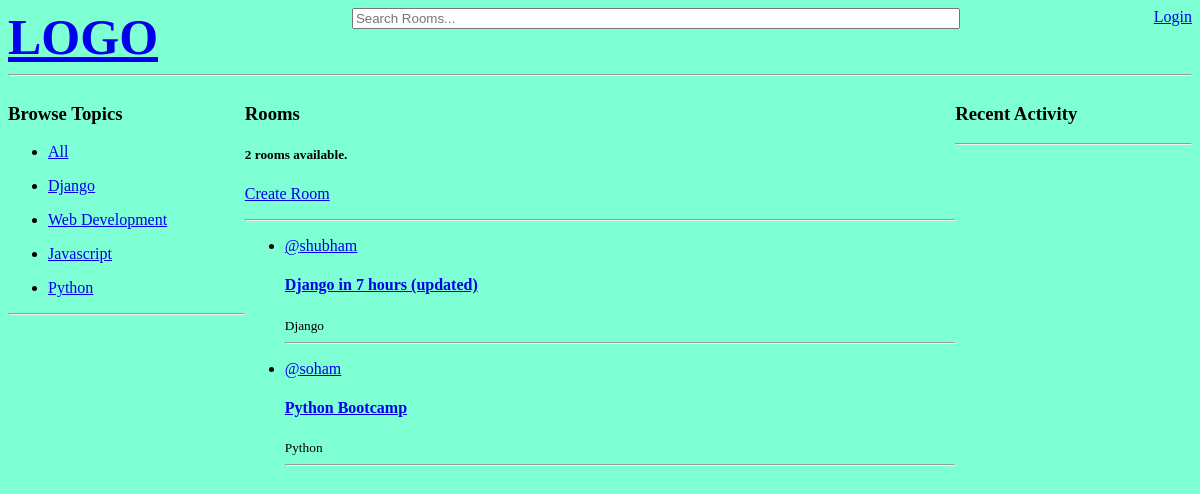
Page /?q=Python on the committed database.
### base/models.py (models this page shows, shortened)
class Topic(models.Model):
    name = models.CharField(max_length=200)
    def __str__(self):
        return self.name

class Room(models.Model):
    host = models.ForeignKey(User, on_delete=models.SET_NULL, null= True)
    topic = models.ForeignKey(Topic , on_delete=models.SET_NULL, null= True)
    name = models.CharField(max_length= 200)
    description = models.TextField(null=True, blank=True)
    participants = models.ManyToManyField(User, related_name='participants')
    updated = models.DateTimeField(auto_now=True)
    created = models.DateTimeField(auto_now_add=True)
    class Meta ():
        ordering = ['-updated', '-created']

### base/views.py (the view)
# urls.py: path('', views.home, name='home'),
def home(request):
    q = request.GET.get('q') if request.GET.get('q') != None else ''
    rooms = Room.objects.filter(
        Q(topic__name__icontains = q) |
        Q(name__icontains = q) |
        Q(description__icontains = q)
    )
    room_messages = Message.objects.filter(
        Q(Room__topic__name__icontains = q) |
        Q(Room__name__icontains = q)
    )
    rooms_count = rooms.count()
    topics = Topic.objects.all()
    context = {
        'rooms': rooms,
        'topics': topics,
        'rooms_count': rooms_count,
        'room_messages': room_messages,
        }
    return render(request, 'base/home.html',context)

### base/templates/base/home.html (shortened to what this page needs)
{% extends 'main.html' %}
{% block content %}
    <div class="home-container">
        <div class="browse_topics">
           {% include 'base/topics_component.html' %}
        </div>
            <div>
                <span><h3>Rooms</h3> <h5>{{rooms_count}} rooms available.</h5> <p><a href=" {% url 'create-room' %} ">Create Room</a> </p></span>
                {% include 'base/feed_component.html' %}
            </div>
        <div>
           {% include 'base/activity_component.html' %}
        </div>
    </div>
{% endblock %}

### base/templates/base/topics_component.html
<h3>Browse Topics</h3>
<div>
    <ul>
        <li>
            <a href="{% url 'home' %}">All</a>
        </li>
    </ul>
</div>
{% for topic in topics %}
    <div>
        <ul>
            <li>
                <a href="{% url 'home' %}?q={{topic.name}}">{{topic.name}}</a>
            </li>
        </ul>
    </div>
{% endfor %}
<hr>

### base/templates/base/feed_component.html (shortened to what this page needs)
<div>
    <hr>
    {% for room in rooms %}
        <ul>
            <li>
                <span><a href="{% url 'profile-page' room.host.id %}">@{{room.host}}</a>
                <h4><a href="{% url 'room' room.id %}">{{room.name}}</a></h4>
                <small>{{room.topic}}</small>
                <hr>
            </li>
        </ul>
    {% endfor %}
</div>

### static/style/main.css (style rules this page uses)
body { background-color: aquamarine; }

### base/templates/base/home.html (style rules this page uses)
.home-container { display: grid; grid-template-columns: 1fr 3fr 1fr; }

### rows in the picture
Topic: name "Django"
Topic: name "Web Development"
Topic: name "Javascript"
Topic: name "Python"
Room: host "shubham", name "Django in 7 hours (updated)", topic "Django"
Room: host "soham", name "Python Bootcamp", topic "Python"

### other values in the picture
{{ rooms_count }} "2"
